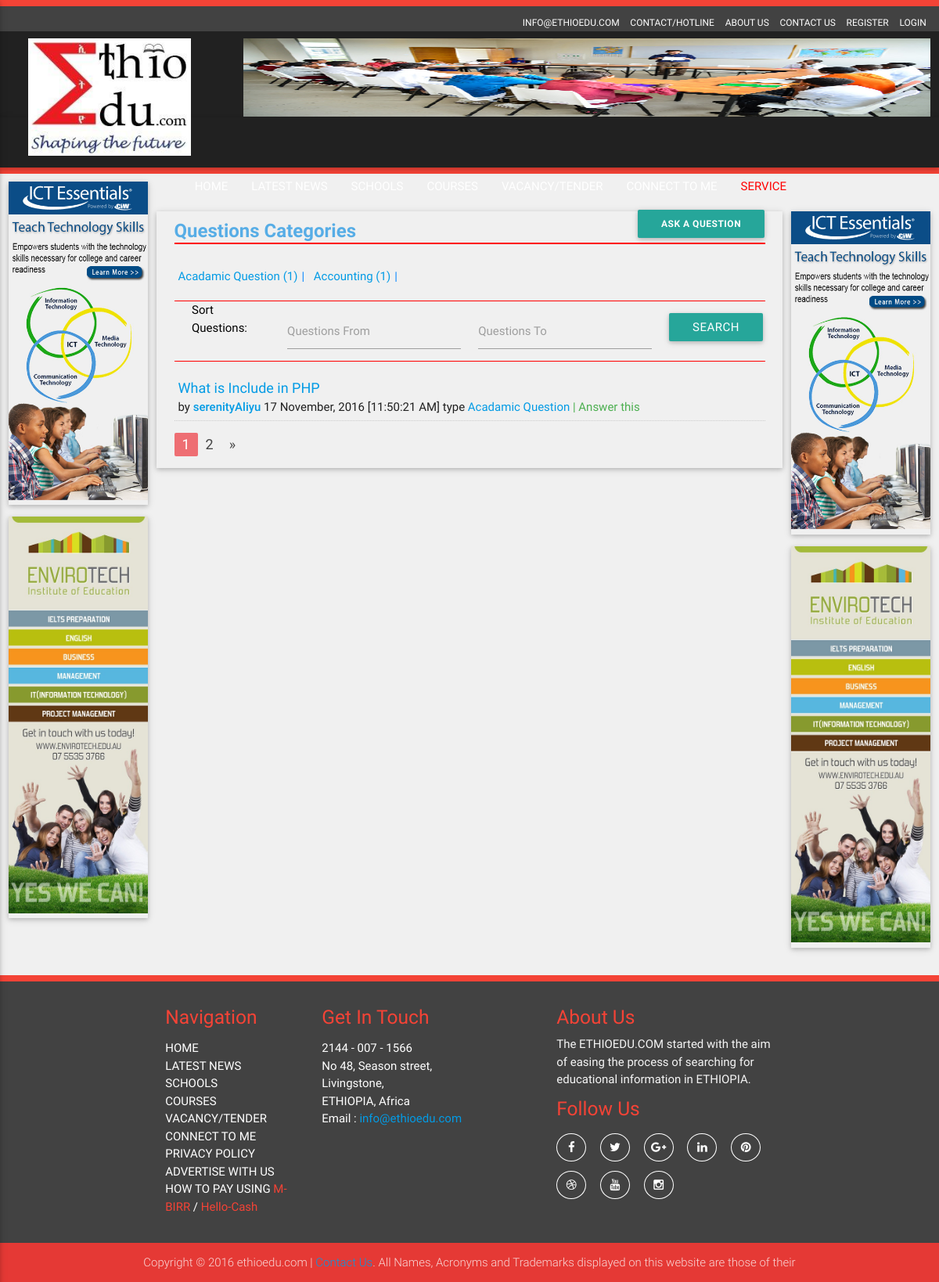
The page /index.php/QuesAns/display/1 on the database as committed earlier.
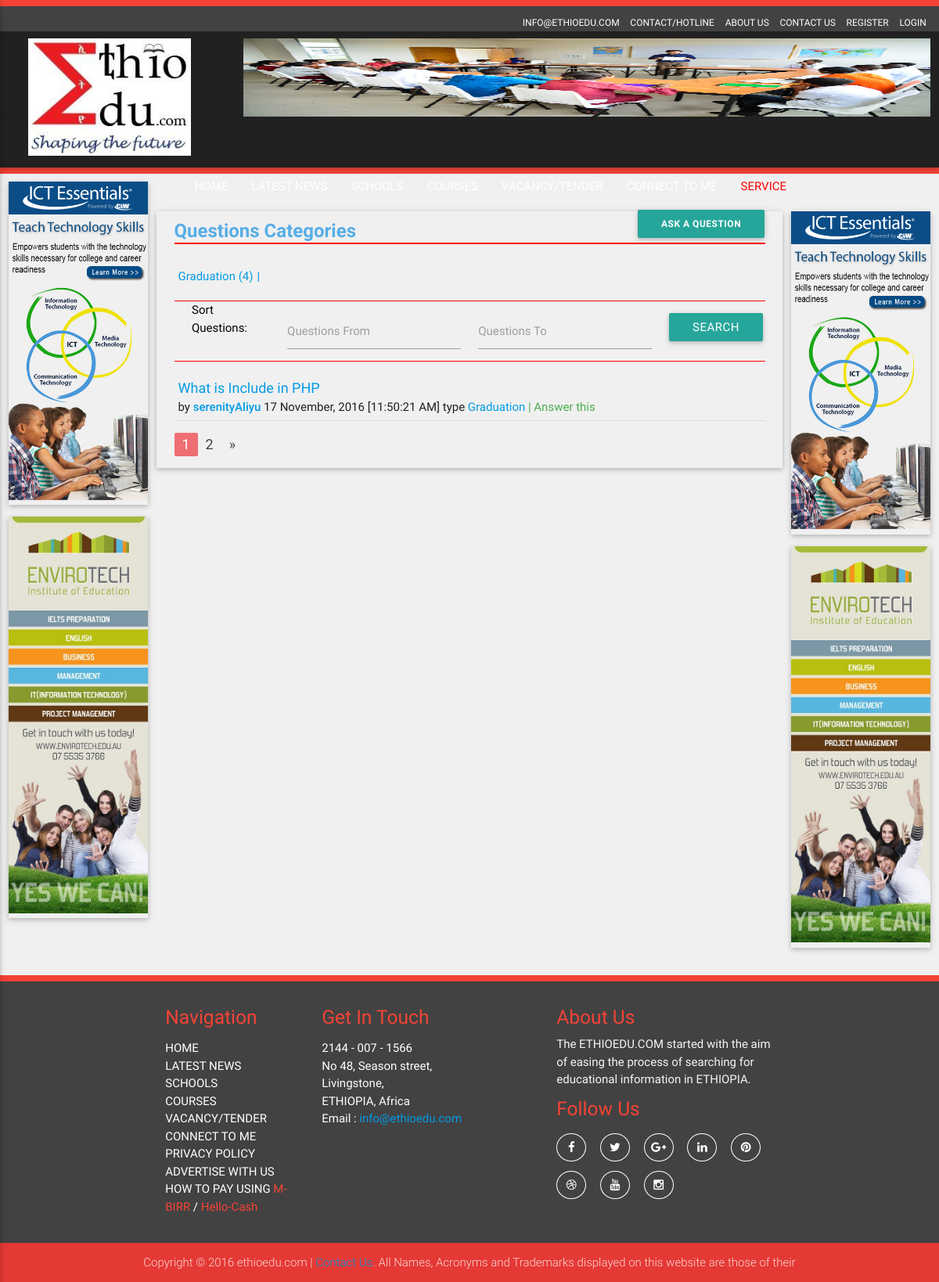
The same page on the database as committed later.
### tables this page shows
CREATE TABLE `tbl_advertise` (
  `advertise_id` int(11) NOT NULL,
  `advertise_name` varchar(100) NOT NULL,
  `advertise_email` varchar(50) NOT NULL,
  `advertise_number` varchar(15) NOT NULL,
  `advertise_category` varchar(50) NOT NULL,
  `advertise_position` varchar(20) NOT NULL,
  `advertise_subject` varchar(200) NOT NULL,
  `advertise_attachment` varchar(200) NOT NULL,
  `advertise_desc` varchar(500) NOT NULL,
  `advertise_date` varchar(50) NOT NULL,
  `advertise_time` varchar(50) NOT NULL,
  `user_id` int(11) NOT NULL,
  `isactive` tinyint(1) NOT NULL DEFAULT '0'
);

CREATE TABLE `tbl_questions` (
  `question_id` int(11) NOT NULL,
  `question_type` varchar(50) NOT NULL,
  `question_category` varchar(50) NOT NULL,
  `question_desc` varchar(200) NOT NULL,
  `question_date` varchar(50) NOT NULL,
  `question_time` varchar(50) NOT NULL,
  `question_approve` varchar(10) NOT NULL,
  `user_id` int(11) NOT NULL
);

### application/controllers/QuesAns.php (called while the page is built, shortened)
<?php
class QuesAns extends CI_Controller {
    public function __construct()
    {
        $this->load->helper(array('form','url'));
        $this->load->library(array('session', 'form_validation', 'email'));
        $this->load->library(array('session', 'form_validation', 'pagination', 'email','MY_Input'));
        $this->load->database();
        $this->load->model('Init_models');
    }
 function display($query_id = 0, $sort_by = 'post_date',$sort_order = 'asc', $offset = 0 ){
        $limit = 1;
        $banners = $this->Init_models->getadvertisebanners();
                $data = array(
                'm_title' => 'Question Search',
                'title'   => 'Question Search',
                'banners' => $banners
            );
       $this->input->load_query($query_id);
        $query_array =   array(
           'start_date'=> $this->input->get('start_date'),
           'end_date'=> $this->input->get('end_date'),
           'question_category'=> $this->input->get('question_category'),
    );
   $results = $this->Init_models->search_question($query_array, $limit, $offset, $sort_by, $sort_order);
   $data['question']= $results['rows'];
   $data['num_results'] = $results['num_rows'];
    $config = array();
     $config['base_url'] = base_url("index.php/QuesAns/display/$query_id/$sort_by/$sort_order");
     $config['total_rows'] = $data['num_results'];
     $config['per_page'] = $limit;
     $config["uri_segment"] = 6;
        $config['full_tag_open'] = '<ul class="pagination">';
        $config['full_tag_close'] = '</ul>';
        $config['first_link'] = false;
        $config['last_link'] = false;
        $config['first_tag_open'] = '<li>';
        $config['first_tag_close'] = '</li>';
        $config['prev_link'] = '&laquo';
        $config['prev_tag_open'] = '<li class="prev">';
        $config['prev_tag_close'] = '</li>';
        $config['next_link'] = '&raquo';
        $config['next_tag_open'] = '<li>';
        $config['next_tag_close'] = '</li>';
        $config['last_tag_open'] = '<li>';
        $config['last_tag_close'] = '</li>';
        $config['cur_tag_open'] = '<li class="active"><a href="#">';
        $config['cur_tag_close'] = '</a></li>';
        $config['num_tag_open'] = '<li>';
        $config['num_tag_close'] = '</li>';
     $this->pagination->initialize($config);
     $data['categories'] = $this->Init_models->get_ques_cat();
     $data['pagination'] = $this->pagination->create_links();
       $this->load->view('QuesAns',$data);
    }
}

### index.php (called while the page is built, shortened)
<?php
require_once BASEPATH.'core/CodeIgniter.php';

### application/models/Init_models.php (called while the page is built, shortened)
<?php
   class Init_models extends CI_Model
   {
       public function get_ques_cat()
      {
          $query = $this->db->query("SELECT * from tbl_questions GROUP BY question_category ");
          return $query->result_array();
        }
    public function getadvertisebanners()
      {
          $query = $this->db->query("SELECT * FROM tbl_advertise where isactive=true");
         return $query->result_array();
      }
   function search_question($query_array, $limit,$offset, $sort_by,$sort_order){
   $sort_order = ($sort_order == 'desc') ? 'desc': 'asc';
      $sort_columns =  array('start_date','end_date','question_category');
      $sort_by = (in_array($sort_by, $sort_columns)) ? $sort_by : 'question_date';
      $q = $this->db->select('*')
                     ->from('tbl_questions')
                     ->where('question_approve = 1')
                     ->limit($limit , $offset)
                    ->order_by($sort_by , $sort_order);
    $ret['rows']= $q->get()->result();
     $q = $this->db->select('count(*) as count', FALSE)
                   ->from('tbl_questions')
                   -> where('question_approve = 1') ;
     $tem = $q->get()->result();
      $ret['num_rows'] = $tem[0]->count;
    return $ret;
   }
   }
?>

### application/views/QuesAns.php (the view, shortened to what the changed rows need)
<?php  $this->load->view('header'); ?>
        <div class="service-wrap ">
            <div class="row">
                <div class="col s12 m8 grid-example z-depth-1">
                    <div class="QuesAns_details">
                        <div class="col m12 s12">
                            <div class="page-heading-wrap">
                                <h1 class="page-heading">Questions Categories <span class="QuesAns-button"><a class="waves-effect waves-light btn"href="<?php echo base_url().'index.php/askQues'?>">Ask a question</a></span></h1>
                            </div>
                        </div>
						<div class="col m12 s12">
						<div>
                             <div class="school_category_box">
                                <ul class="s_category_list">
                                <?php foreach($categories as $row){
                                    $qc_name = $row['question_category'];
                                     $query2 = $this->db->query("select count(*) as row_count from tbl_questions where question_category = '".$qc_name."' GROUP BY question_category");
                                    ?>
                                    <li class="catrgory_list_item"><a href="<?php echo base_url(); ?>index.php/QuesAns/search?category=<?php echo $qc_name; ?>"><?php echo $qc_name; ?> (<?php echo $query2->result()[0]->row_count; ?>)</a></li>
                                    <?php } ?>
                                </ul>
                            </div>
         </div>
						</div>
                       <div class="col s12 m12 ">
                            <div class="QuesAns_list_wrap">
                             <ul class="QuesAns_list">
                             <?php
                                    $resultcount = count($question);
                                    if($resultcount >= 1){
                                foreach ($question as $row){
                                  $que_id = $row->question_id;
                                    ?>
                                    <li class="QuesAns_content">
                                        <a href="<?= base_url() ?>ansQues/show_one/<?= $que_id   ?>" class="QuesAns_link">
                                            <span class="QuesAns_title"><?php echo $row->question_desc; ?></span><br>
                                        </a>
                                        <span id="QuesAnsinfo" class="hmForumDateFormat">by <strong><a href="#">serenityAliyu</a></strong> <?php echo $row->question_date;  ?>            <span>[<?php echo $row->question_time;?>]</span><span class="infoText1"> type  <a href="#"> <?php echo $row->question_category;?></a> <a href="<?= base_url() ?>ansQues/show_one/<?= $que_id   ?>" class="green-text">| Answer this</a>
                                            </span></span>
                                    </li>
                                     <?php }}else{
                                        echo "Result Not Found";
                                        } ?>
                              </ul>
                            </div>
                        </div>
                    </div>
                </div>
            </div>
        </div>

### application/views/header.php (shortened to what the changed rows need)
<!DOCTYPE html>
<html lang="en">
    <head>
        <link rel="stylesheet" type="text/css" href="<?php echo base_url() . 'css/materialize.min.css' ?> " />
        <link rel="stylesheet" type="text/css" href="<?php echo base_url() . 'css/font-awesome.min.css' ?>" />
        <link rel="stylesheet" type="text/css" href="<?php echo base_url() . 'css/owl.carousel.css' ?>" />
        <link rel="stylesheet" type="text/css" href="<?php echo base_url() . 'css/bootstrapValidator.css'?>"/>
        <link rel="stylesheet" type="text/css" href="<?php echo base_url() . 'css/style.css' ?>" />
    </head>
    <body>
        <div class="header-top1 grey darken-4 ">
            <div class="row">
                <div class="col s9 ">
                    <div class="upper_slider">
                         <?php foreach ($banners as $key => $value) {
                                if($value['advertise_position']=='Top')
                                    echo "<div class='item'><img src='../uploads/".$value['advertise_attachment']."'></div>";
                            }?>
                    </div>
                </div>
            </div>
        </div>

Rows that differ between the two databases and show on the page:
no longer on this page (row edited): tbl_questions: question_category "Accounting", row_count "1", shown under "Questions Categories"
changed tbl_questions "What is Include in PHP": question_category "Acadamic Question" → "Graduation"; row_count "1" → "4"
